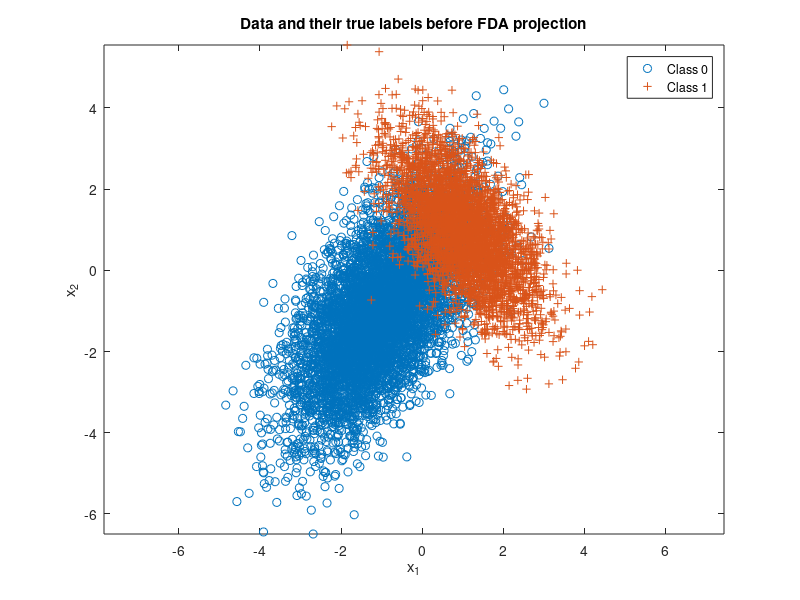
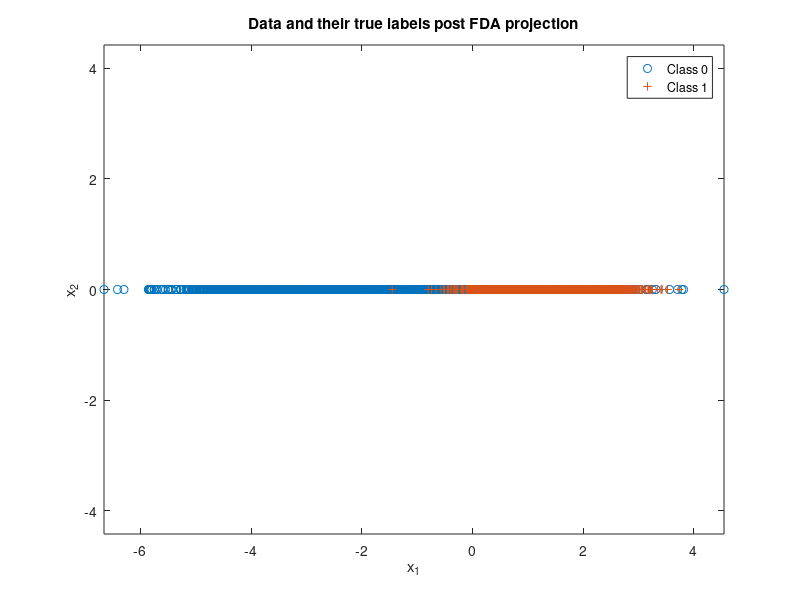
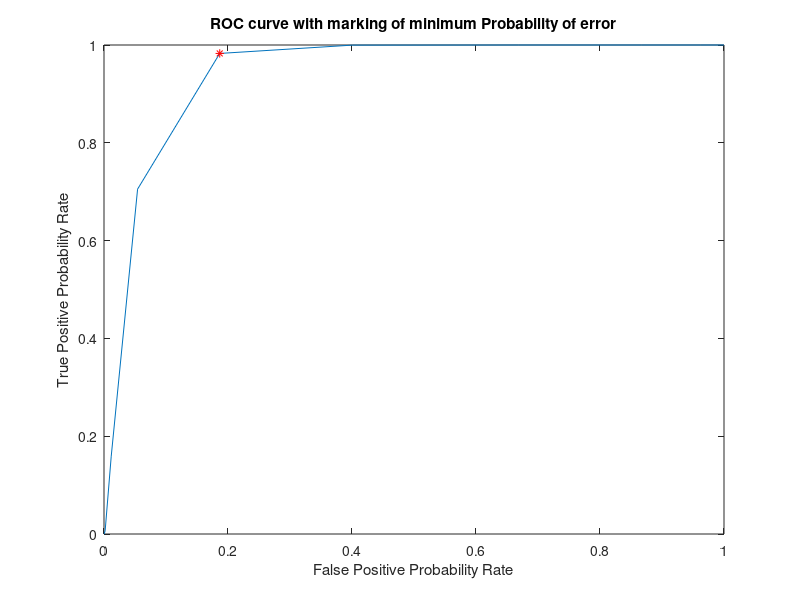

Recreate these plots in MATLAB, in order.
clear all, close all,

% Generate 2-dimensional data vectors from 2 Gaussian pdfs
% total number of their sample account to 10000
n = 2; 
N1 = 6000; 
factor1 = -1*ones(n,1); 
class1 = 3*(rand(n,n)-0.5); 

N2 = 4000; 
factor2 = 1*ones(n,1); 
class2 = 2*(rand(n,n)-0.5);

class1Data = class1*randn(n,N1)+factor1*ones(1,N1);
class2Data = class2*randn(n,N2)+factor2*ones(1,N2);

% Estimate mean vectors and covariance matrices from samples
meanClass1 = mean(class1Data,2); 
varianceClass1 = cov(class1Data');

meanClass2 = mean(class2Data,2); 
varianceClass2 = cov(class2Data');

% Calculate the between/within-class scatter matrices
% assuming equal weights for in and between class scatter matrices
Sb = (meanClass1-meanClass2)*(meanClass1-meanClass2)';
Sw = varianceClass1 + varianceClass2;

% Solve for the Fisher LDA projection vector (in w)
[V,D] = eig(inv(Sw)*Sb);
[~,ind] = sort(diag(D),'descend');
w = V(:,ind(1)); % Fisher LDA projection vector

figure(2), clf,
plot(class1Data(1,:),class1Data(2,:),'o'), hold on,
plot(class2Data(1,:),class2Data(2,:),'+'), axis equal,
legend('Class 0','Class 1'), 
title('Data and their true labels before FDA projection'),
xlabel('x_1'), ylabel('x_2'), 

% Linearly project the data from both categories on to w
ProjectionClass1 = (w'*class1Data);
ProjectionClass2 = (w'*class2Data);

% Compute the difference of mean of class 2 and 1 . 
% Based on the delta compute the sign to flip projected matrix
% to ease the job of decision making . 
signMatrix = sign(mean(ProjectionClass2) - mean(ProjectionClass1));

% Linearly project the data from both categories on to w
ProjectionClass1 = signMatrix * ProjectionClass1;
ProjectionClass2 = signMatrix * ProjectionClass2;

figure(3), clf,
plot(ProjectionClass1(1,:),zeros(1,N1),'o'), hold on,
plot(ProjectionClass2(1,:),zeros(1,N2),'+'), axis equal,
legend('Class 0','Class 1'), 
title('Data and their true labels post FDA projection'),
xlabel('x_1'), ylabel('x_2'), 

minPerror = 1;
thresholdBestPerformance = -100;
truePositivePredictionArray = [];
falsePositivePredictionArray = [];
rocMarkerTruePositivePredictionRate = 1;
rocMarkerFalsePositivePredictionRate = 1;

% Vary the threshold from -100 to 100 and apply the fischer LDA classifier
for thresholdIterator = -100:100
    decisionFischerLDAClass1 = (ProjectionClass1 <= thresholdIterator);
    decisionFischerLDAClass2 = (ProjectionClass2 >= thresholdIterator);
    
    pC1SamplesPredicted = length(find(decisionFischerLDAClass1 == 1))/N1;
    pc1error = 1 - pC1SamplesPredicted;
    
    pC2SamplesPredicted = length(find(decisionFischerLDAClass2 == 1))/N2;
    
    truePositivePredictionArray = [truePositivePredictionArray;pC2SamplesPredicted];
    falsePositivePredictionArray = [falsePositivePredictionArray;pc1error];
    
    pc2error = 1 - pC2SamplesPredicted;
    perror = pc1error + pc2error;
    
    if perror < minPerror
        minPerror = perror;
        thresholdBestPerformance = thresholdIterator;
        rocMarkerTruePositivePredictionRate = pC2SamplesPredicted;
        rocMarkerFalsePositivePredictionRate = pc1error;
    end
end


disp(minPerror);
disp(thresholdBestPerformance);
disp(rocMarkerTruePositivePredictionRate);
disp(rocMarkerFalsePositivePredictionRate);

figure(4), clf,
plot(falsePositivePredictionArray,truePositivePredictionArray), hold on,
plot(rocMarkerFalsePositivePredictionRate,rocMarkerTruePositivePredictionRate,'r*'),
title('ROC curve with marking of minimum Probability of error'),
xlabel('False Positive Probability Rate'), ylabel('True Positive Probability Rate'), 
